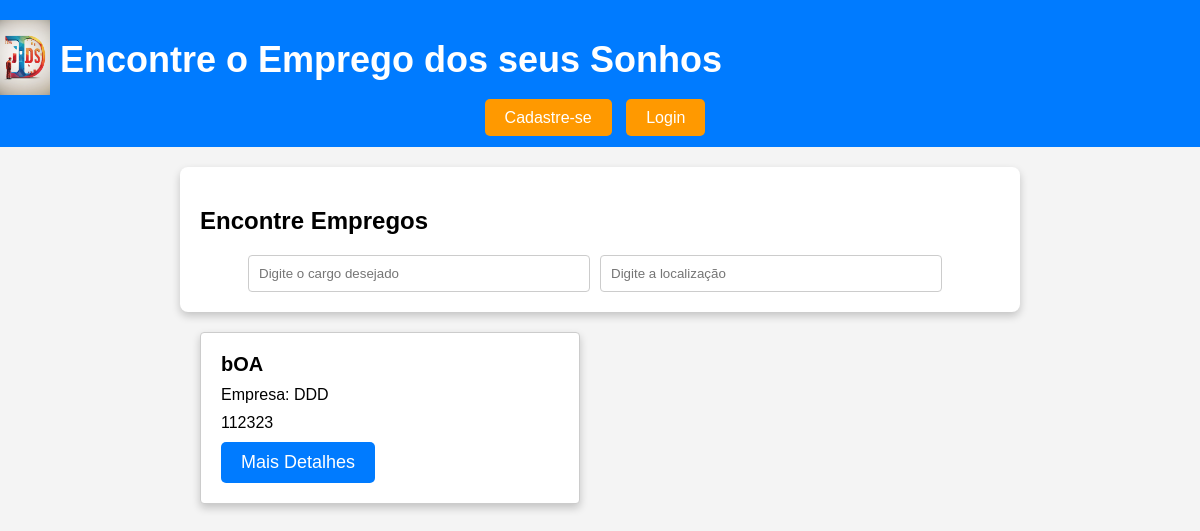
Before: / with the older database file.
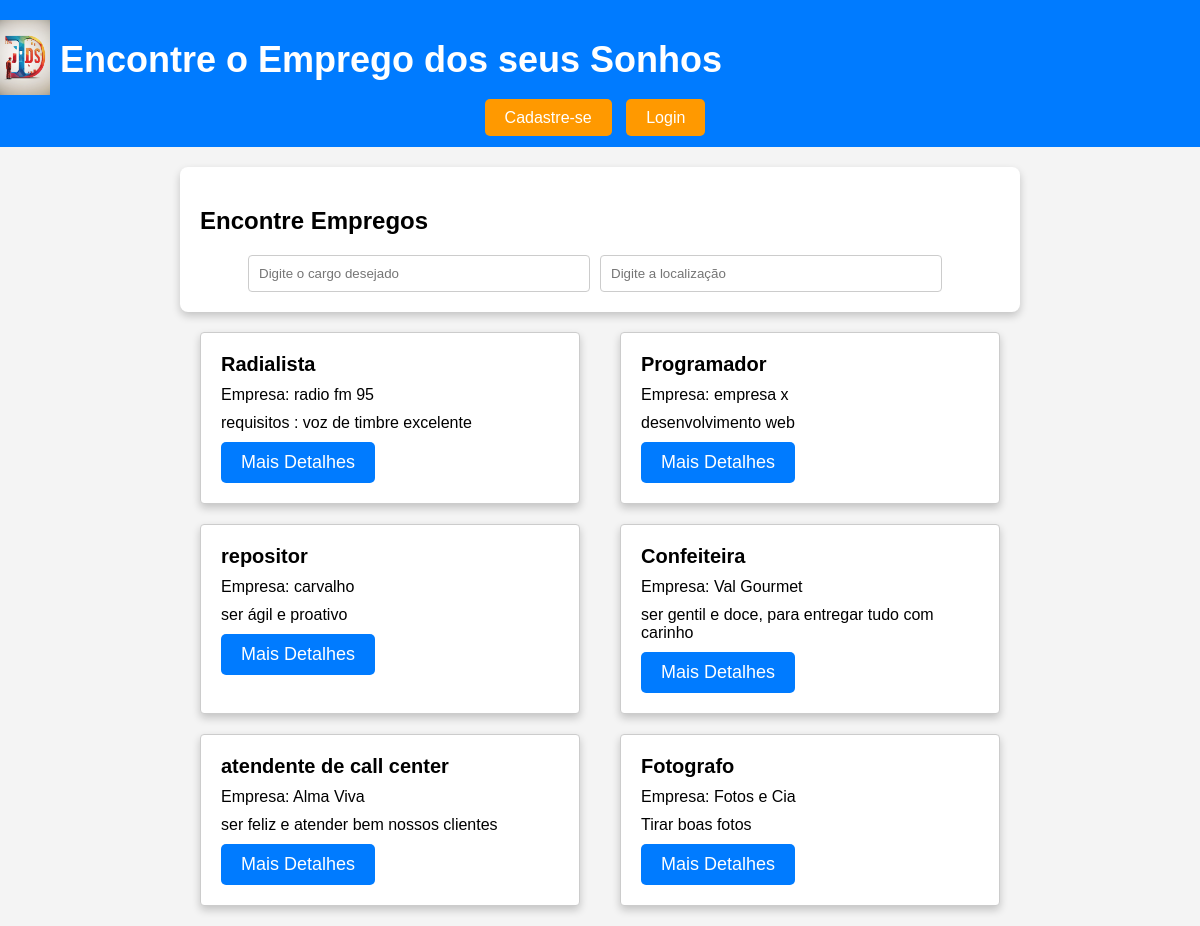
After: the same page with the newer database file.
### app_site_de_emprego/models.py (models this page shows, shortened)
class Vaga(models.Model):
    id = models.AutoField(primary_key=True)
    titulo = models.CharField(max_length=100)
    descricao = models.TextField()
    empresa = models.CharField(max_length=100)
    localidade = models.CharField(max_length=100)

### app_site_de_emprego/views.py (the view)
# urls.py: path('', views.home, name='home'), # URL raiz correspondendo à função home
def home(request):
    vagas = Vaga.objects.all()  # Recupera todas as vagas cadastradas
    return render(request, 'home.html', {'vagas': vagas})

### Site-de-Emprego-Web/app_site_de_emprego/templates/home.html (shortened to what this page needs)
{% load static %}
<!DOCTYPE html>
<html lang="pt-BR">
<head>
    <link rel="stylesheet" href="{% static 'css/homestyle.css' %}">
    <link rel="stylesheet" href="{% static 'css/relatorio_ofertas.css' %}">
</head>
<body>
    <header>
        <nav class="navbar">
            <div class="logo">
                <a href=" "><img src="{% static 'jobslogo.jpg' %}" alt="Logo do Site de Empregos"></a>
                <h1>Encontre o Emprego dos seus Sonhos</h1>
            </div>
                    {% if request.user.is_authenticated %}
<section class="relatorios-section">
                {% if user.is_superuser %}
            <div class="relatorios-container">
                <a href="{% url 'relatorio_candidatos' %}" class="relatorios-button">Relatório de Candidatos</a>
                <a href="{% url 'relatorio_ofertas' %}" class="relatorios-button">Relatório de Ofertas</a>
            </div>
        {% endif %}
                <a href="/cadastrar_vaga" class="signup-button">Cadastre sua Vaga</a>
                <a href="/logout" class="signup-button">Sair</a>
</section>
            {% else %}
<section class="login-section">
                <a href="/cadastro" class="signup-button">Cadastre-se</a>
                <a href="/login" class="signup-button">Login</a>
                    </section>
{% endif %}
        </nav>
    </header>
    <section class="search-jobs">
        <h2>Encontre Empregos</h2>
        <form action="/pesquisar" method="GET">
            <input type="text" name="cargo" placeholder="Digite o cargo desejado">
            <input type="text" name="localizacao" placeholder="Digite a localização">
        </form>
    </section>
    <section class="featured-jobs">
    {% for vaga in vagas %}
    <div class="job-card d-flex justify-content-between align-items-center">
        <div>
            <h3>{{ vaga.titulo }}</h3>
            <p>Empresa: {{ vaga.empresa }}</p>
            <p>{{ vaga.descricao }}</p>
        </div>
        <div class="button-container">
<button class="detalhes-button" onclick="mostrarDetalhes('{{ vaga.titulo }}', '{{ vaga.empresa }}', '{{ vaga.descricao }}')">Mais Detalhes</button>
        </div>
    </div>
    {% endfor %}
</section>
</body>
</html>

### app_site_de_emprego/static/css/homestyle.css (style rules this page uses)
body { font-family: Arial, sans-serif; margin: 0; padding: 0; }
header { background-color: #333; color: #fff; padding: 10px; }
.logo { display: flex; align-items: center; }
.logo a { text-decoration: none; color: #fff; }
.logo img { width: 50px; margin-right: 10px; }
h1 { font-size: 24px; }
.login-section { margin-top: 10px; }
.login-button, .signup-button, .relatorios-oferta { background-color: #ff9900; color: #fff; padding: 10px 20px; text-decoration: none; border-radius: 5px; margin-right: 10px; }
body { font-family: Arial, sans-serif; background-color: #f4f4f4; margin: 0; padding: 0; }
header { background-color: #007BFF; color: #fff; text-align: center; padding: 20px 0; }
header h1 { font-size: 36px; margin: 0; }
.search-jobs { background-color: #fff; padding: 20px; margin: 20px auto; max-width: 800px; border-radius: 8px; box-shadow: 0 4px 8px rgba(0, 0, 0, 0.2); }
.search-jobs h2 { font-size: 24px; }
.search-jobs form { display: flex; justify-content: center; align-items: center; margin-top: 20px; }
.search-jobs input[type="text"] { width: 40%; padding: 10px; margin-right: 10px; border: 1px solid #ccc; border-radius: 4px; }
.featured-jobs { max-width: 800px; margin: 0 auto; display: flex; flex-wrap: wrap; justify-content: space-between; }
.job-card { background-color: #fff; border: 1px solid #ccc; border-radius: 4px; padding: 20px; margin-bottom: 20px; width: calc(50% - 20px); box-shadow: 0 4px 8px rgba(0, 0, 0, 0.2); box-sizing: border-box; }
.job-card h3 { font-size: 20px; margin: 0; }
.job-card p { margin: 10px 0; }

### Site-de-Emprego-Web/app_site_de_emprego/templates/home.html (style rules this page uses)
.detalhes-button { background-color: #007BFF; color: #fff; padding: 10px 20px; border: none; border-radius: 5px; cursor: pointer; font-size: 18px; transition: background-color 0.3s; }

Changed rows visible on the page:
removed Vaga: titulo "bOA", empresa "DDD", descricao "112323"
added Vaga: titulo "Radialista", empresa "radio fm 95", descricao "requisitos : voz de timbre excelente"
added Vaga: titulo "Programador", empresa "empresa x", descricao "desenvolvimento web"
added Vaga: titulo "repositor", empresa "carvalho", descricao "ser ágil e proativo"
added Vaga: titulo "Confeiteira", empresa "Val Gourmet", descricao "ser gentil e doce, para entregar tudo com carinho"
added Vaga: titulo "atendente de call center", empresa "Alma Viva", descricao "ser feliz e atender bem nossos clientes"
added Vaga: titulo "Fotografo", empresa "Fotos e Cia", descricao "Tirar boas fotos"
